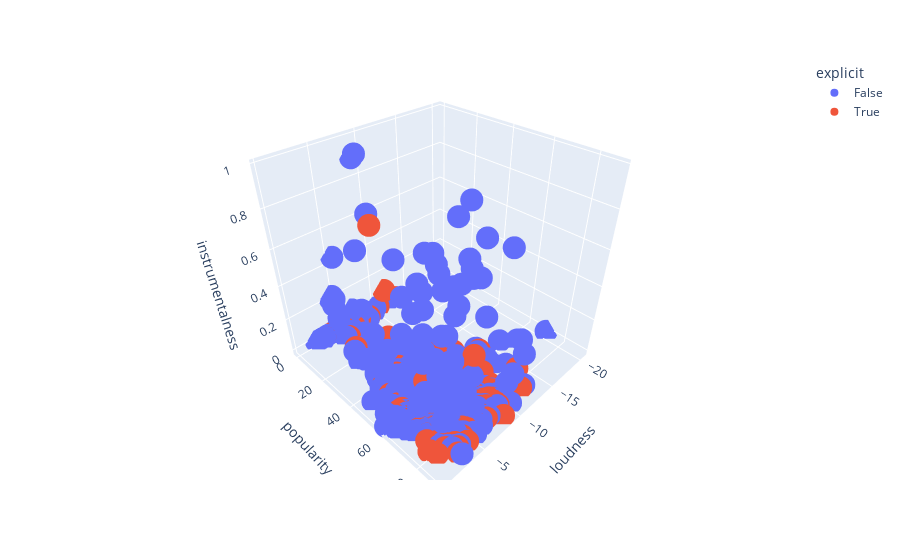

Here is the notebook cell this chart was saved with:
### Markdown cell above
Create a 4D scatterplot using instrumentalness, popularity, and loudness for x, y, and z. Use explicit as the color.

### Code cell
# Question 6:
import pandas as pd
import plotly.express as px

fig = px.scatter_3d(df, x='loudness', y='popularity', z='instrumentalness', color='explicit')
fig.show()

### Figure 1 — Plotly figure (JSON) as saved in the notebook; plotly's stock layout.template omitted (floating-point values rounded to 4 significant figures; data arrays with more than 128 entries replaced by an {"elided": "..."} marker saying what was removed)
{"data": [{"hovertemplate": "explicit=False<br>loudness=%{x}<br>popularity=%{y}<br>instrumentalness=%{z}<extra></extra>", "legendgroup": "False", "marker": {"color": "#636efa", "symbol": "circle"}, "mode": "markers", "name": "False", "scene": "scene", "showlegend": true, "type": "scatter3d", "x": {"elided": "1449 float values"}, "y": {"elided": "1449 int values"}, "z": {"elided": "1449 float values"}}, {"hovertemplate": "explicit=True<br>loudness=%{x}<br>popularity=%{y}<br>instrumentalness=%{z}<extra></extra>", "legendgroup": "True", "marker": {"color": "#EF553B", "symbol": "circle"}, "mode": "markers", "name": "True", "scene": "scene", "showlegend": true, "type": "scatter3d", "x": {"elided": "551 float values"}, "y": {"elided": "551 int values"}, "z": {"elided": "551 float values"}}], "layout": {"legend": {"title": {"text": "explicit"}, "tracegroupgap": 0}, "margin": {"t": 60}, "scene": {"domain": {"x": [0, 1], "y": [0, 1]}, "xaxis": {"title": {"text": "loudness"}}, "yaxis": {"title": {"text": "popularity"}}, "zaxis": {"title": {"text": "instrumentalness"}}}}}
